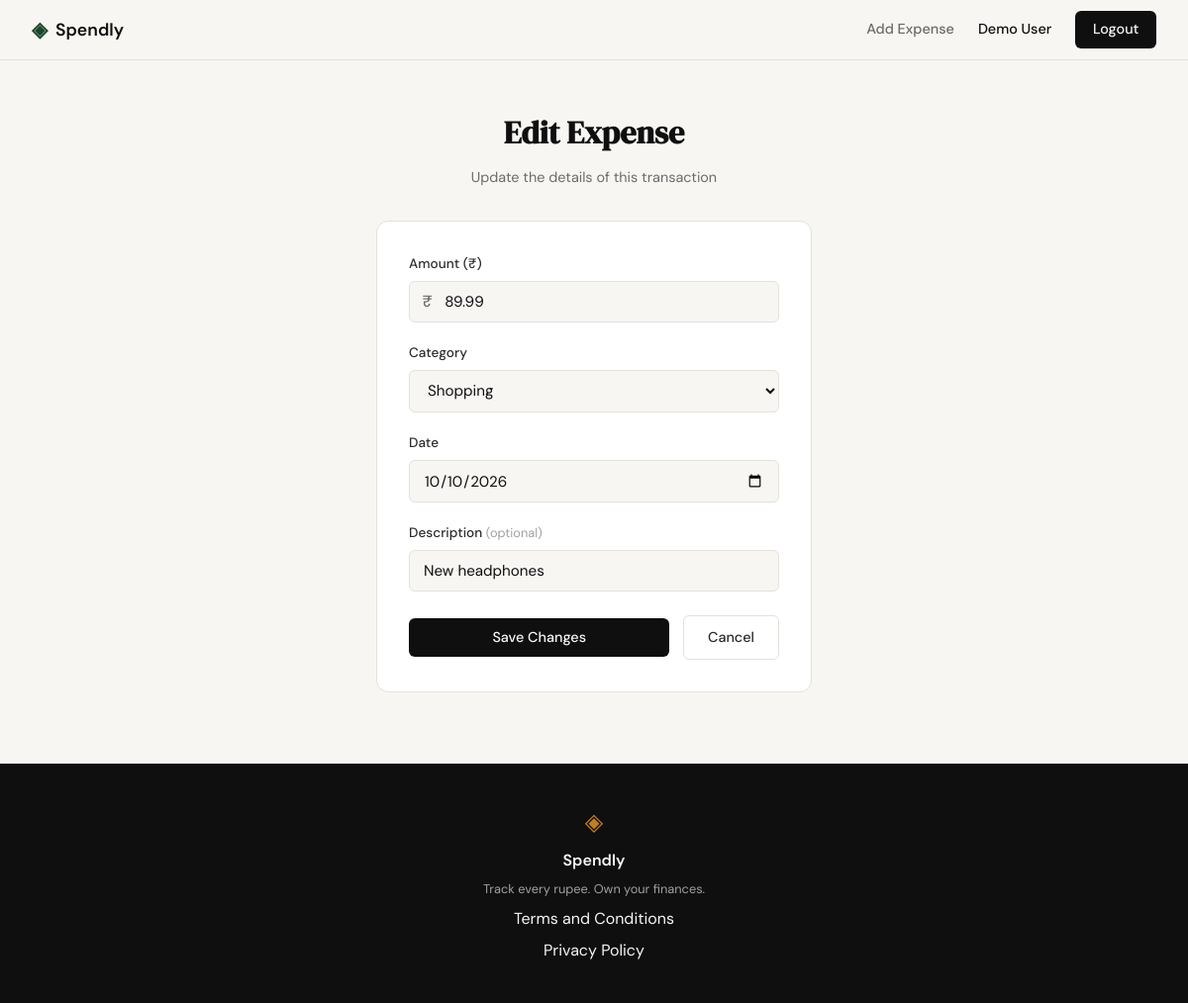
Page /expenses/6/edit (signed in) on the committed database.
### tables this page shows
CREATE TABLE expenses (
            id          INTEGER PRIMARY KEY AUTOINCREMENT,
            user_id     INTEGER NOT NULL REFERENCES users(id),
            amount      REAL    NOT NULL,
            category    TEXT    NOT NULL,
            date        TEXT    NOT NULL,
            description TEXT,
            created_at  TEXT    DEFAULT (datetime('now'))
        );

### app.py (the view, shortened to what this page needs)
@app.route("/expenses/<int:id>/edit", methods=["GET", "POST"])
def edit_expense(id):
    user_id = session.get("user_id")
    if not user_id:
        return redirect(url_for("login"))
    expense = get_expense_by_id(id, user_id)
    if expense is None:
        abort(404)
    return render_template(
        "edit_expense.html",
        categories=CATEGORIES,
        expense=expense,
    )

### database/db.py (called while the page is built)
def get_db():
    conn = sqlite3.connect(os.path.abspath(_DB_PATH))
    conn.row_factory = sqlite3.Row
    conn.execute("PRAGMA foreign_keys = ON")
    return conn

### database/queries.py (called while the page is built)
def get_expense_by_id(expense_id, user_id):
    db = get_db()
    try:
        return db.execute(
            """SELECT id, user_id, amount, category, date, description
               FROM expenses WHERE id = ? AND user_id = ?""",
            (expense_id, user_id),
        ).fetchone()
    finally:
        db.close()

### templates/edit_expense.html (shortened to what this page needs)
{% extends "base.html" %}
{% block content %}
<section class="auth-section">
    <div class="auth-container">
        <div class="auth-header">
            <h1 class="auth-title">Edit Expense</h1>
            <p class="auth-subtitle">Update the details of this transaction</p>
        </div>
        <div class="auth-card">
            <form method="POST" action="/expenses/{{ expense.id }}/edit" class="expense-form">
                <div class="form-group">
                    <label for="amount">Amount (₹)</label>
                    <div class="input-with-prefix">
                        <span class="currency-prefix">₹</span>
                        <input type="number" id="amount" name="amount" step="0.01" min="0.01"
                               value="{{ expense.amount or '' }}" placeholder="0.00"
                               class="form-input" required autofocus>
                    </div>
                </div>
                <div class="form-group">
                    <label for="category">Category</label>
                    <select id="category" name="category" class="form-input form-select" required>
                        {% for cat in categories %}
                        <option value="{{ cat }}" {% if expense.category == cat %}selected{% endif %}>{{ cat }}</option>
                        {% endfor %}
                    </select>
                </div>
                <div class="form-group">
                    <label for="date">Date</label>
                    <input type="date" id="date" name="date"
                           value="{{ expense.date or '' }}"
                           class="form-input" required>
                </div>
                <div class="form-group">
                    <label for="description">Description <span class="label-hint">(optional)</span></label>
                    <input type="text" id="description" name="description" maxlength="200"
                           value="{{ expense.description or '' }}"
                           placeholder="e.g. Grocery run or coffee" class="form-input">
                </div>
                <div class="form-actions-row">
                    <button type="submit" class="btn-primary btn-save-expense">Save Changes</button>
                    <a href="{{ url_for('profile') }}" class="btn-ghost">Cancel</a>
                </div>
            </form>
        </div>
    </div>
</section>
{% endblock %}

### static/css/style.css (style rules this page uses)
:root { --ink: #0f0f0f; --ink-soft: #2d2d2d; --ink-muted: #6b6b6b; --ink-faint: #a0a0a0; --paper: #f7f6f3; --paper-warm: #f0ede6; --paper-card: #ffffff; --accent: #1a472a; --accent-light: #e8f0eb; --accent-2: #c17f24; --accent-2-light: #fdf3e3; --danger: #c0392b; --danger-light: #fdecea; --border: #e4e1da; --border-soft: #eeebe4; --font-display: 'DM Serif Display', Georgia, serif; --font-body: 'DM Sans', system-ui, sans-serif; --max-width: 1200px; --auth-width: 440px; --radius-sm: 6px; --radius-md: 12px; --radius-lg: 20px; }
*, *::before, *::after { box-sizing: border-box; margin: 0; padding: 0; }
html { font-size: 16px; scroll-behavior: smooth; }
body { background: var(--paper); color: var(--ink); font-family: var(--font-body); font-size: 1rem; line-height: 1.6; -webkit-font-smoothing: antialiased; }
a { color: inherit; text-decoration: none; }
.btn-primary { display: inline-block; background: var(--ink); color: var(--paper); padding: 0.65rem 1.5rem; border-radius: var(--radius-sm); font-family: var(--font-body); font-size: 0.9rem; font-weight: 500; cursor: pointer; border: none; transition: background 0.2s; text-decoration: none; }
.btn-ghost { display: inline-block; background: transparent; color: var(--ink-soft); padding: 0.65rem 1.5rem; border-radius: var(--radius-sm); font-size: 0.9rem; font-weight: 500; border: 1px solid var(--border); transition: all 0.2s; text-decoration: none; }
.auth-section { min-height: calc(100vh - 60px - 100px); display: flex; align-items: center; justify-content: center; padding: 3rem 2rem; }
.auth-container { width: 100%; max-width: var(--auth-width); }
.auth-header { text-align: center; margin-bottom: 2rem; }
.auth-title { font-family: var(--font-display); font-size: 2rem; color: var(--ink); margin-bottom: 0.5rem; }
.auth-subtitle { font-size: 0.9rem; color: var(--ink-muted); }
.auth-card { background: var(--paper-card); border: 1px solid var(--border); border-radius: var(--radius-md); padding: 2rem; margin-bottom: 1.5rem; }
.form-group { margin-bottom: 1.25rem; }
.form-group label { display: block; font-size: 0.85rem; font-weight: 500; color: var(--ink-soft); margin-bottom: 0.4rem; }
.form-input { width: 100%; padding: 0.6rem 0.875rem; border: 1px solid var(--border); border-radius: var(--radius-sm); font-family: var(--font-body); font-size: 0.95rem; color: var(--ink); background: var(--paper); outline: none; transition: border-color 0.2s; }
.form-input::placeholder { color: var(--ink-faint); }
.input-with-prefix { position: relative; display: flex; align-items: center; }
.currency-prefix { position: absolute; left: 0.85rem; color: var(--ink-muted); font-size: 1rem; font-weight: 500; pointer-events: none; }
.input-with-prefix .form-input { padding-left: 2.2rem; }
.form-select { cursor: pointer; background-color: var(--paper); color: var(--ink); }
.label-hint { font-size: 0.8rem; color: var(--ink-faint); font-weight: normal; }
.form-actions-row { display: flex; align-items: center; gap: 0.85rem; margin-top: 1.5rem; }
.btn-save-expense { flex: 1; }

### rows in the picture
expenses: amount "89.99", category "Shopping", date "10/10/2026", description "New headphones"

### other values in the picture
{{ session.get('user_name', 'Profile') }} "Demo User"
